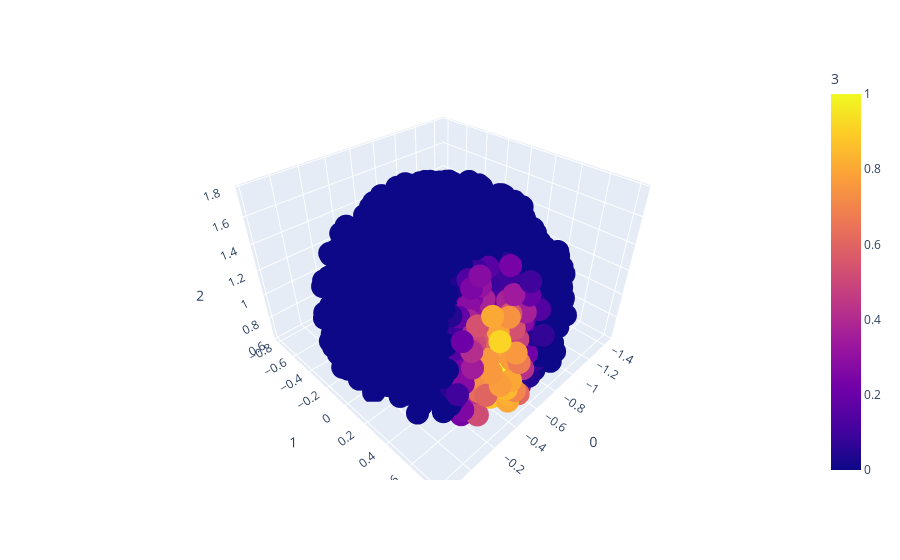

Write notebook code for a chart like this one.
### Code cell
# Step 0: Visualize feature to be learned
plot_gt3D(parent_dir, traces_file_cases[case-1], objectID)

### Figure 1 — Plotly figure (JSON) as saved in the notebook; plotly's stock layout.template omitted (floating-point values rounded to 4 significant figures; data arrays with more than 128 entries replaced by an {"elided": "..."} marker saying what was removed)
{"data": [{"hoverlabel": {"namelength": 0}, "hovertemplate": "0=%{x}<br>1=%{y}<br>2=%{z}<br>3=%{marker.color}", "legendgroup": "", "marker": {"color": {"elided": "8050 float values"}, "coloraxis": "coloraxis", "symbol": "circle"}, "mode": "markers", "name": "", "scene": "scene", "showlegend": false, "type": "scatter3d", "x": {"elided": "8050 float values"}, "y": {"elided": "8050 float values"}, "z": {"elided": "8050 float values"}}], "layout": {"coloraxis": {"colorbar": {"title": {"text": "3"}}, "colorscale": [[0, "#0d0887"], [0.1111, "#46039f"], [0.2222, "#7201a8"], [0.3333, "#9c179e"], [0.4444, "#bd3786"], [0.5556, "#d8576b"], [0.6667, "#ed7953"], [0.7778, "#fb9f3a"], [0.8889, "#fdca26"], [1, "#f0f921"]]}, "legend": {"tracegroupgap": 0}, "margin": {"t": 60}, "scene": {"domain": {"x": [0, 1], "y": [0, 1]}, "xaxis": {"title": {"text": "0"}}, "yaxis": {"title": {"text": "1"}}, "zaxis": {"title": {"text": "2"}}}}}
